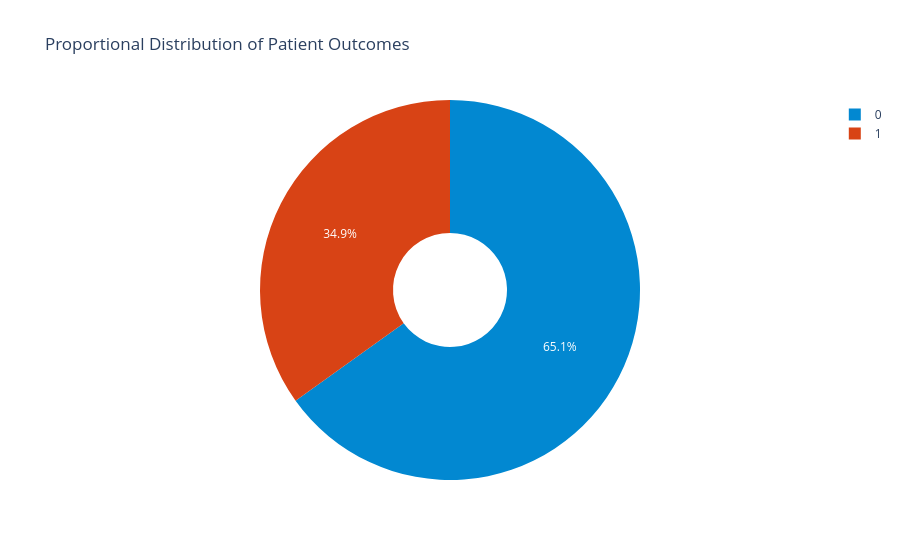

The code cell stored with this chart in its notebook:
### Code cell
### Pie Chart: Proportions of Patient Outcomes

fig = px.pie(
    df, names='Outcome',
    title='Proportional Distribution of Patient Outcomes',
    hole=0.3, color='Outcome',
    color_discrete_map={0: '#0288D1', 1: '#D84315'}
)
fig.show()

### Figure 1 — Plotly figure (JSON) as saved in the notebook; plotly's stock layout.template omitted (floating-point values rounded to 4 significant figures; data arrays with more than 128 entries replaced by an {"elided": "..."} marker saying what was removed)
{"data": [{"customdata": {"elided": "768x1 int values"}, "domain": {"x": [0, 1], "y": [0, 1]}, "hole": 0.3, "hovertemplate": "Outcome=%{customdata[0]}<extra></extra>", "labels": {"elided": "768 int values"}, "legendgroup": "", "marker": {"colors": {"elided": "768 str values"}}, "name": "", "showlegend": true, "type": "pie"}], "layout": {"legend": {"tracegroupgap": 0}, "title": {"text": "Proportional Distribution of Patient Outcomes"}}}
